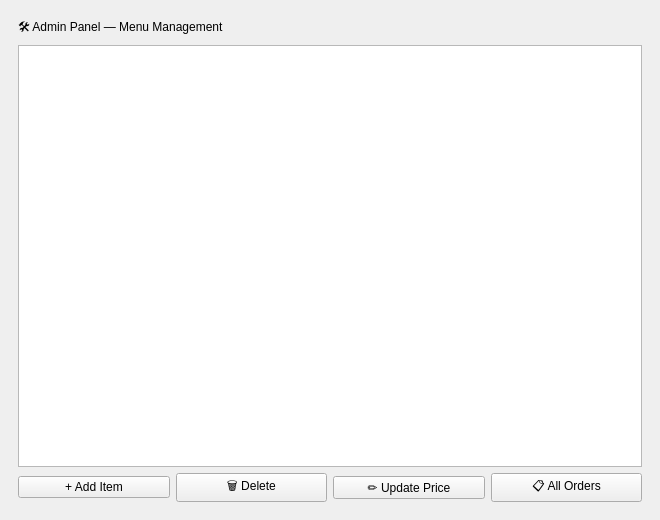
<?xml version="1.0" encoding="UTF-8"?>
<ui version="4.0">
 <class>AdminWindow</class>
 <widget class="QMainWindow" name="AdminWindow">
  <property name="geometry">
   <rect><x>0</x><y>0</y><width>660</width><height>520</height></rect>
  </property>
  <property name="windowTitle"><string>Admin Panel</string></property>
  <widget class="QWidget" name="centralwidget">
   <layout class="QVBoxLayout">
    <item>
     <widget class="QFrame" name="adminCard">
      <layout class="QVBoxLayout">
       <item>
        <widget class="QLabel">
         <property name="text"><string>🛠️ Admin Panel — Menu Management</string></property>
         <property name="objectName"><string>welcomeLabel</string></property>
        </widget>
       </item>
       <item><widget class="QListWidget" name="menuList"><property name="objectName"><string>adminMenuList</string></property></widget></item>
       <item>
        <layout class="QHBoxLayout">
         <item><widget class="QPushButton" name="addItemBtn"><property name="text"><string>+ Add Item</string></property><property name="objectName"><string>adminActionBtn</string></property></widget></item>
         <item><widget class="QPushButton" name="deleteItemBtn"><property name="text"><string>🗑 Delete</string></property><property name="objectName"><string>adminDeleteBtn</string></property></widget></item>
         <item><widget class="QPushButton" name="updatePriceBtn"><property name="text"><string>✏ Update Price</string></property><property name="objectName"><string>adminActionBtn</string></property></widget></item>
         <item><widget class="QPushButton" name="viewOrdersBtn"><property name="text"><string>📋 All Orders</string></property><property name="objectName"><string>adminActionBtn</string></property></widget></item>
        </layout>
       </item>
      </layout>
     </widget>
    </item>
   </layout>
  </widget>
 </widget>
</ui>
